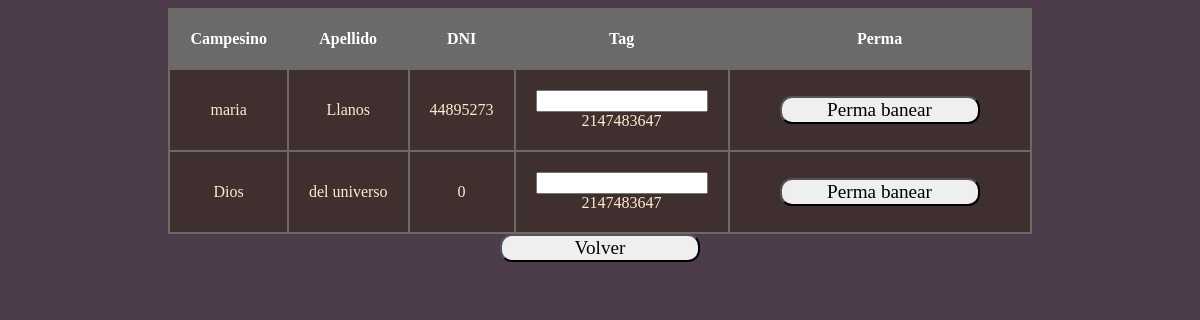
The app's page /php/tablaplebe.php (signed in), older data.
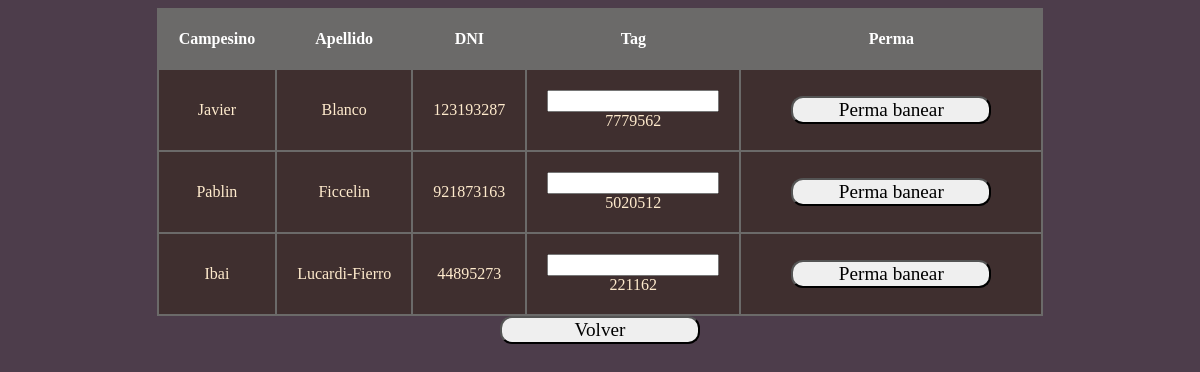
The same page, newer data.
### tables this page shows
CREATE TABLE `usuarios` (
  `id` int(11) NOT NULL,
  `nombre` varchar(255) NOT NULL,
  `apellido` varchar(255) NOT NULL,
  `dni` int(11) NOT NULL,
  `edad` int(11) NOT NULL,
  `contrasena` varchar(255) NOT NULL,
  `nusuario` varchar(255) NOT NULL,
  `email` varchar(255) NOT NULL,
  `estado` varchar(50) NOT NULL
);

CREATE TABLE `tags` (
  `id` int(11) NOT NULL,
  `idu` int(11) NOT NULL,
  `tag` int(11) NOT NULL,
  `estado` varchar(255) NOT NULL
);

### php/tablaplebe.php (the view, shortened to what this page needs)
<?php
$inc=include('conexion.php');
include('validar-delete.php');
?>
<!DOCTYPE html>
<html lang="en">
<head>
	<link rel = "stylesheet" href = "../css/css_tabla.css">
</head>
<body>
<?php
		if ($inc) {
			$consulta = "SELECT * FROM usuarios INNER JOIN tags ON usuarios.id = tags.idu ";
			$resultado = mysqli_query($conex,$consulta);
		}
		?>
		        <table class = "tabla" >
					  	<thead>
								<th class = "col">Campesino</th>
								<th class = "col">Apellido</th>
								<th class = "col">DNI</th>
								<th class = "col">Tag</th>
								<th class = "col">Perma</th>
						</thead>
						<tbody>
								<?php while($row = $resultado->fetch_assoc()){    ?>
		            	<tr>
										<td class = "fil"><?php  echo $row['nombre'] ?></td>
										<td class = "fil"><?php  echo $row['apellido'] ?></td>
										<td class = "fil"><?php  echo $row['dni'] ?></td>
                                        <form  method="post">
										<td class = "fil"><input type="text" name="tag" pattern="[0-9]+"><?php  echo $row['tag'] ?></input></td>
										<td class = "fil"><button type="submit" name="mandar" value="mandar">Perma banear</button></td>
										</form>
		   					 <?php }
							 ?>
						</tbody>
		        </table>
				<main class="contenido">
<a href="index.php"><button type="submit" name="mandar" value="mandar">Volver</button></a>
</main>
</body>
</html>

### css/css_tabla.css (style rules this page uses)
body { text-align: center; background-color: rgb(77, 61, 75); font-family: 'Alfa Slab One', cursive; }
.tabla { background-color: rgb(107, 106, 105); text-align: center; margin: 0 auto; }
th, td { padding:20px; }
thead { width: auto; background-color: rgb(107, 106, 105); border-bottom: solid 5px rgb(10, 66, 122); color:white; }
.fil { background-color: rgb(63, 47, 47); color: blanchedalmond; }
input { display: flex; margin: auto; font-family: 'Alfa Slab One', cursive; }
button { width: 50%; font-family: 'Staatliches', cursive; font-size: larger; width: 200px; margin-left: 30px; margin-right: 30px; border-radius: 12px; }

Row changes from the older to the newer data that the page shows:
removed usuarios: nombre "maria", apellido "Llanos", dni "44895273", tags.tag "2147483647"
removed usuarios: nombre "Dios", apellido "del universo", dni "0", tags.tag "2147483647"
added usuarios: nombre "Javier", apellido "Blanco", dni "123193287", tags.tag "7779562"
added usuarios: nombre "Pablin", apellido "Ficcelin", dni "921873163", tags.tag "5020512"
added usuarios: nombre "Ibai", apellido "Lucardi-Fierro", dni "44895273", tags.tag "221162"
